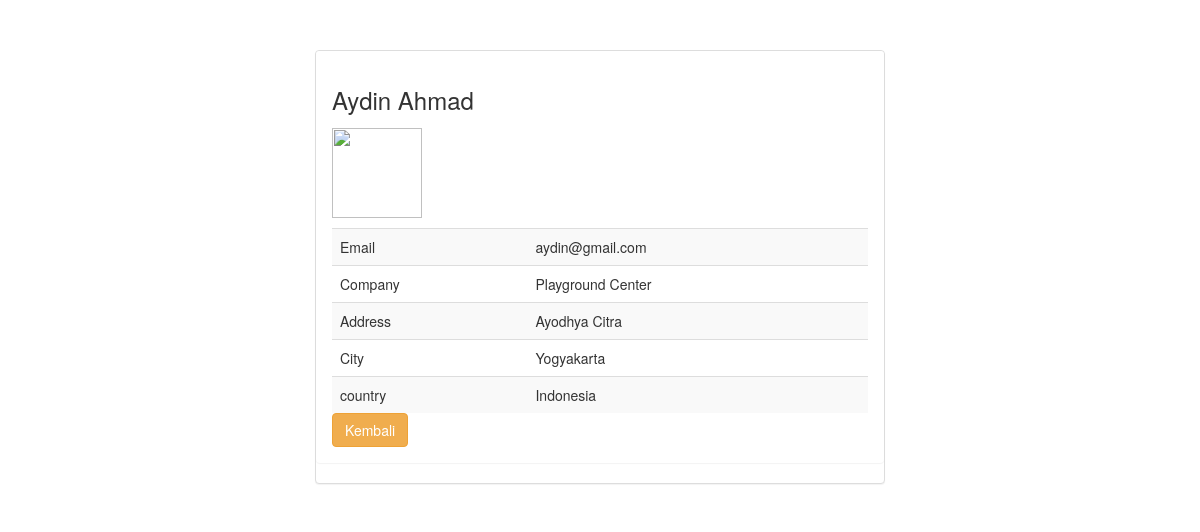
The app's page /viewDetail.php?id=2 with its own data.
### tables this page shows
CREATE TABLE `members` (
  `id` int(11) NOT NULL AUTO_INCREMENT,
  `fullname` varchar(100) DEFAULT NULL,
  `email` varchar(150) DEFAULT NULL,
  `address` varchar(150) DEFAULT NULL,
  `foto` varchar(100) DEFAULT NULL,
  `idcompany` int(11) NOT NULL,
  `idcity` int(11) NOT NULL,
  PRIMARY KEY (`id`,`idcompany`,`idcity`),
  KEY `fk_members_company_idx` (`idcompany`),
  KEY `fk_members_city_idx` (`idcity`),
  CONSTRAINT `fk_members_city1` FOREIGN KEY (`idcity`) REFERENCES `city` (`idcity`) ON UPDATE NO ACTION,
  CONSTRAINT `fk_members_company` FOREIGN KEY (`idcompany`) REFERENCES `company` (`idcompany`) ON UPDATE NO ACTION
);

CREATE TABLE `company` (
  `idcompany` int(11) NOT NULL AUTO_INCREMENT,
  `name` varchar(150) DEFAULT NULL,
  PRIMARY KEY (`idcompany`)
);

CREATE TABLE `city` (
  `idcity` int(11) NOT NULL AUTO_INCREMENT,
  `cityname` varchar(150) DEFAULT NULL,
  `country` varchar(150) DEFAULT NULL,
  PRIMARY KEY (`idcity`)
);

### viewDetail.php (the view, shortened to what this page needs)
<!DOCTYPE html>
<html>
<head>
</head>
<link rel="stylesheet" type="text/css" href="assets/css/bootstrap.min.css">
<body>
<?php
	include "koneksiDB.php";
	$id = $_GET['id'];
	$query = "SELECT co.idcompany, co.name as companyName, m.id as idMember, m.idcompany, m.idcity, m.fullname as fullname, m.email as email, m.address as address, m.foto as foto, ci.idcity, ci.cityname as cityName, ci.country as country FROM company co JOIN members m ON co.idcompany=m.idcompany JOIN city ci ON m.idcity=ci.idcity WHERE m.id='".$id."'";
	$sql = mysqli_query($kon,$query);
	$row = mysqli_fetch_array($sql);
?>
	<div class="container"  style="width: 50%;margin-top: 50px">
		<div class="panel panel-default">
			<div class="panel panel-body">
				<label><h3><?php echo $row['fullname']; ?></h3></label><br>
				<?php  echo '<img src="upload/'.$row['foto'].'" style="width:90px;height:90px" >'; ?>
				<div class="table table-responsive" style="margin-top: 10px;">
						<table class="table table-striped">
							<tr>
								<td>Email</td>
								<td><?php echo $row['email']; ?></td>
							</tr>
							<tr>
								<td>Company</td>
								<td><?php echo $row['companyName']; ?></td>
							</tr>
							<tr>
								<td>Address</td>
								<td><?php echo $row['address']; ?></td>
							</tr>
							<tr>
								<td>City</td>
								<td><?php echo $row['cityName']; ?></td>
							</tr>
							<tr>
								<td>country</td>
								<td><?php echo $row['country']; ?></td>
							</tr>
						</table>
				</div>
				<a href="index.php" title="kembali" class="btn btn-warning">Kembali</a>
			</div>
		</div>
	</div>
</body>
</html>

### records on screen
members: fullname "Aydin Ahmad", email "aydin@gmail.com", idcompany.name "Playground Center", address "Ayodhya Citra", idcity.cityname "Yogyakarta", idcity.country "Indonesia"
